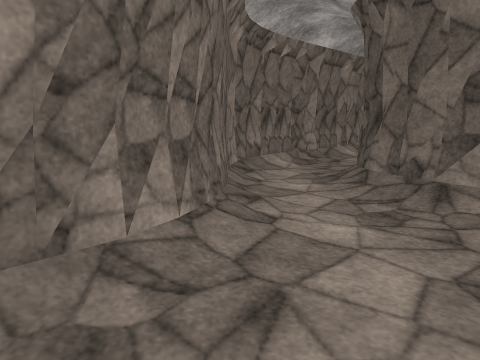
view 1 (above)

17 first-person views from a walk through a scene from a Unity 3-D project. The camera is 1.4 m above the floor, tilts 10° down and sees 70° across. The floor is counted in squares, 1 m on a side. Each view is taken from the middle of a square. On the plan, view 1 faces up. The plan holds only what a view shows up to about 15 squares ahead; the rest is blank. The place goes on beyond the plan. The player character is not drawn. Surface patterns are stand-ins for the level's own textures.

view 2
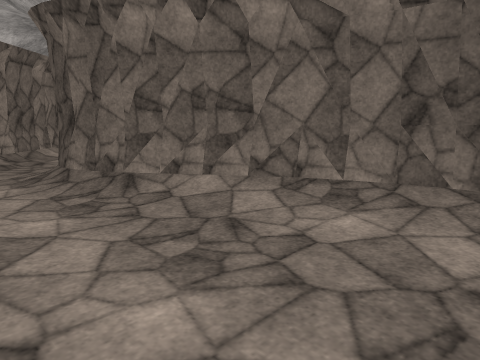

view 3
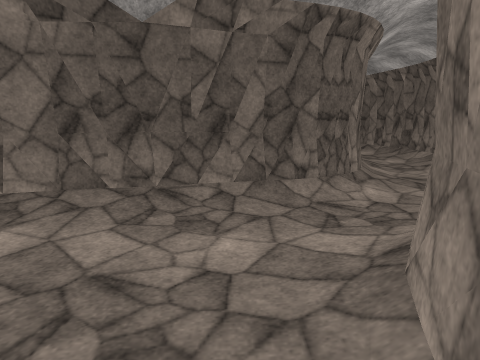

view 4
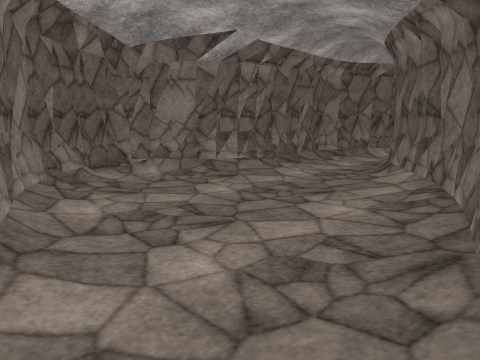

view 5
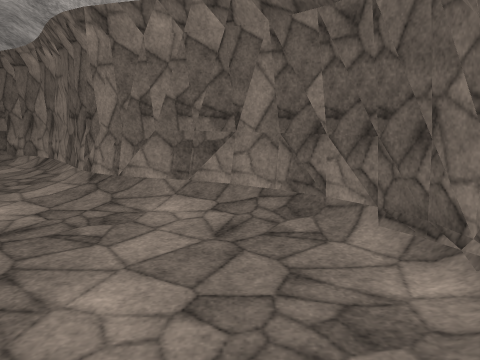

view 6
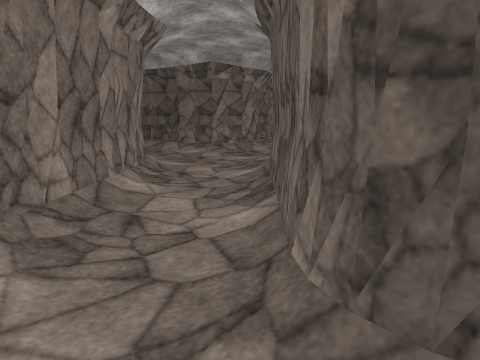

view 7
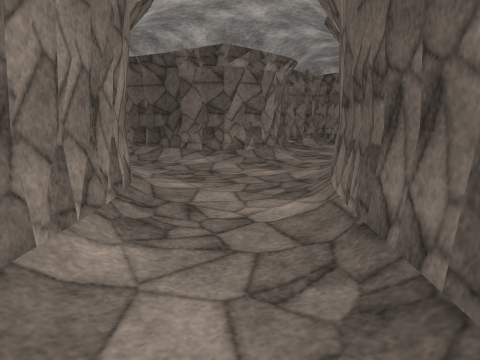

view 8
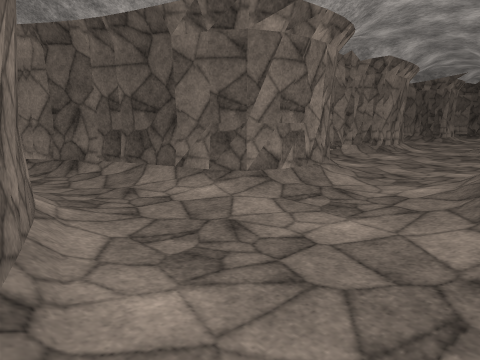

view 9
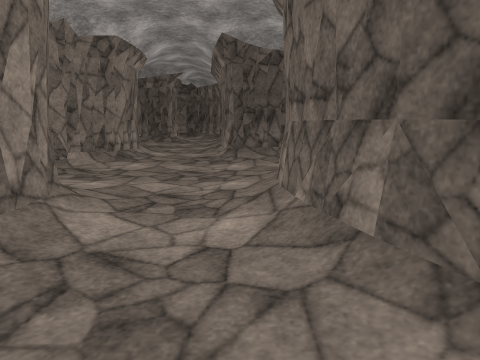

view 10
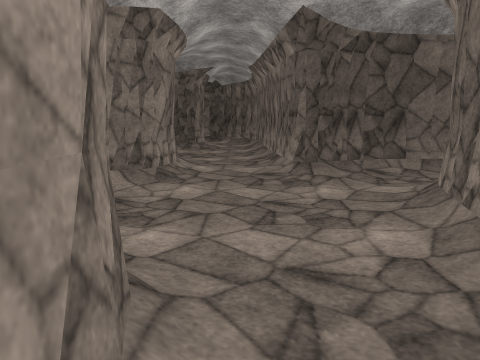

view 11
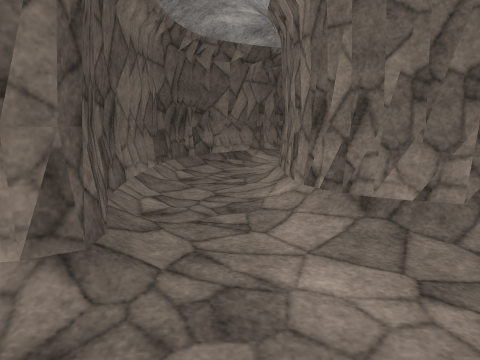

view 12
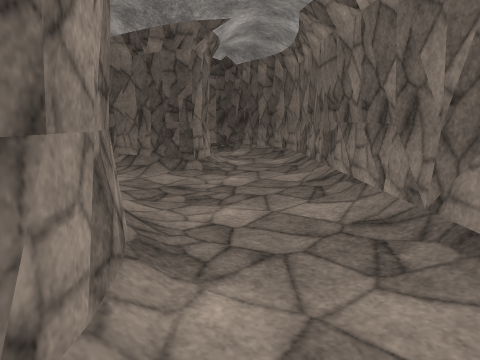

view 13
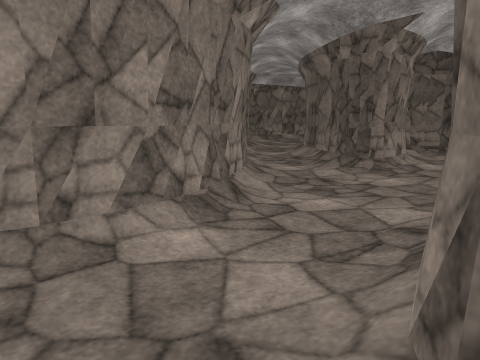

view 14
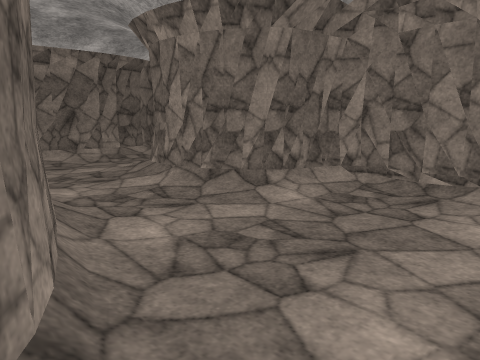

view 15
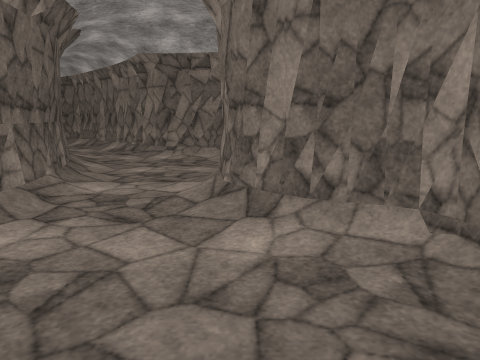

view 16
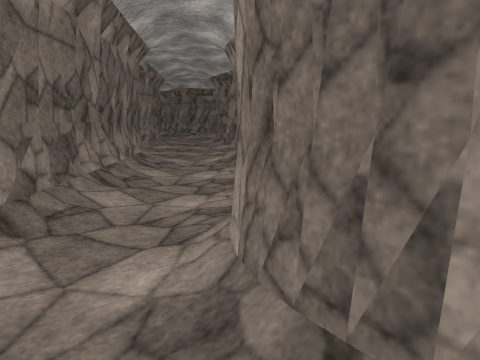

view 17
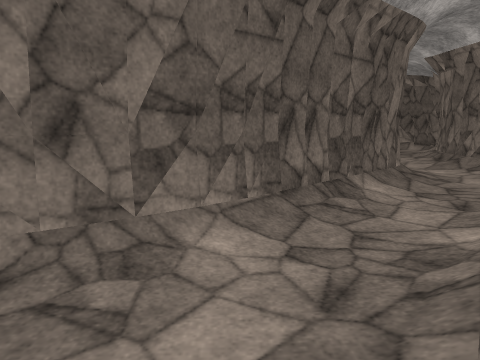

### Floor plan
Key: @ floor where view 1 was taken; # wall or solid block; . main floor; : floor 0.25 m higher than the main floor; / step, stairs or slope.
Columns run from 2 left of view 1 to 35 right of it. Each row starts with its distance up from view 1.
 22          #..##             ##/..#
 21          #../#   ######  ###/../# ####
 20          #../##  #/...####/..../###/.#
 19          #.../####...................#
 18         ##.....//................../##
 17         #/............../############
 16        ##............../##
 15        #/..../######/../#
 14       ##.../###    ###..#
 13     ###../###        #..#
 12    ##/../##          #..#
 11    #/../##           #..#
 10   ##../##            /..#
  9   #../##             ../#
  8   #..##              ./##
  7   #..#               /##
  6   #..##              ##
  5  ##../##            ##
  4  #/.../#            #
  3 ##.....##
  2 #/...../#
  1 #......:##
  0 #.@...../#
 -1 #/....../#
 -2 ##/......#
 -3  ####/...##
 -4     ###../#

Positions as (right, up) in squares from view 1, and headings:
1: (0, 0), facing up
2: (0, -1), facing up-right
3: (0, -2), facing right
4: (7, -4), facing up-left
5: (0, 4), facing down
6: (1, 7), facing up-right
7: (3, 10), facing up-right
8: (6, 14), facing up-right
9: (9, 16), facing right
10: (12, 18), facing right
11: (20, 19), facing down
12: (20, 19), facing right
13: (20, 16), facing up-right
14: (20, 14), facing up-left
15: (20, 19), facing left
16: (34, 20), facing left
17: (7, 17), facing down
